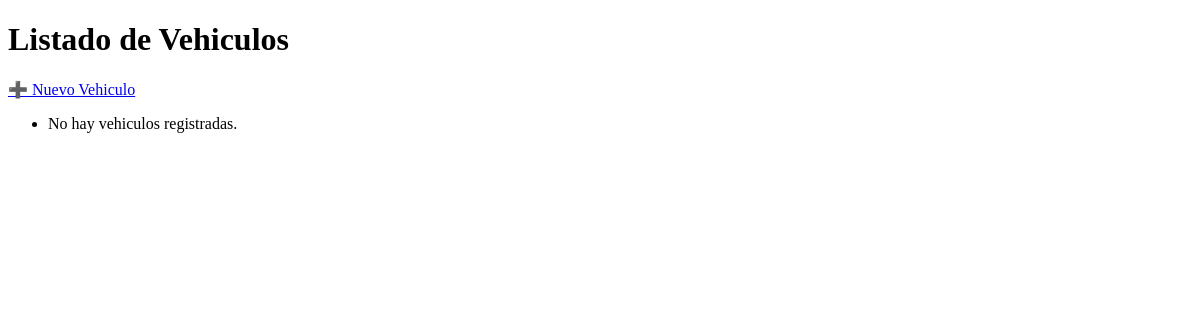
Before: / with the older database file.
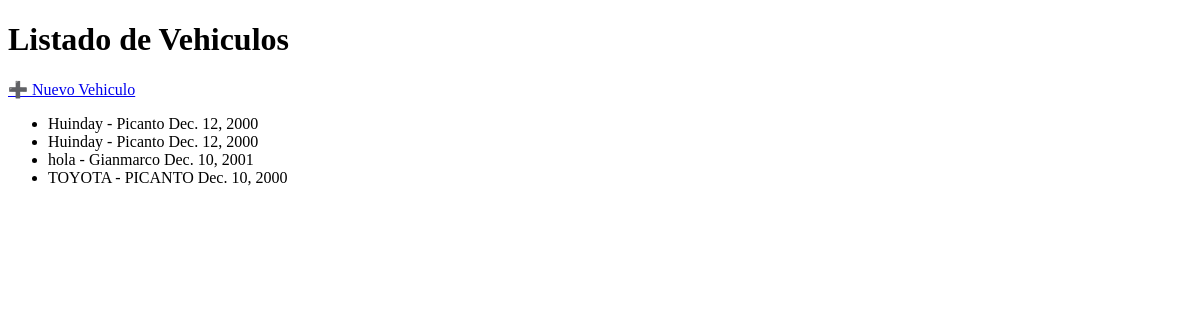
After: the same page with the newer database file.
### myapp/models.py (models this page shows, shortened)
class Vehiculo(models.Model):
    marca = models.CharField(verbose_name="marca",max_length=50)
    modelo = models.CharField(verbose_name="modelo",max_length=50)
    año = models.DateField(verbose_name="año")

### myapp/views.py (the view)
# urls.py: path('',views.listar_vehiculo,name="listar_vehiculo"),
def listar_vehiculo(request):
    vehiculo = Vehiculo.objects.all()
    return render(request,'vehiculos/lista.html',{'vehiculos':vehiculo})

### myapp/templates/vehiculos/lista.html
<!doctype html>
<html>
<head><title>Vehiculos</title></head>
<body>
  <h1>Listado de Vehiculos</h1>
  <a href="{% url 'crear_vehiculo' %}">➕ Nuevo Vehiculo</a>
  <ul>
    {% for vehiculo in vehiculos %}
      <li>
        {{ vehiculo.marca }} - {{ vehiculo.modelo }} {{ vehiculo.año }}
      </li>
    {% empty %}
      <li>No hay vehiculos registradas.</li>
    {% endfor %}
  </ul>
</body>
</html>

Changed rows visible on the page:
added Vehiculo: marca "Huinday", modelo "Picanto", año "Dec. 12, 2000"
added Vehiculo: marca "Huinday", modelo "Picanto", año "Dec. 12, 2000"
added Vehiculo: marca "hola", modelo "Gianmarco", año "Dec. 10, 2001"
added Vehiculo: marca "TOYOTA", modelo "PICANTO", año "Dec. 10, 2000"
Other visible differences:
text no longer shown: "No hay vehiculos registradas."
